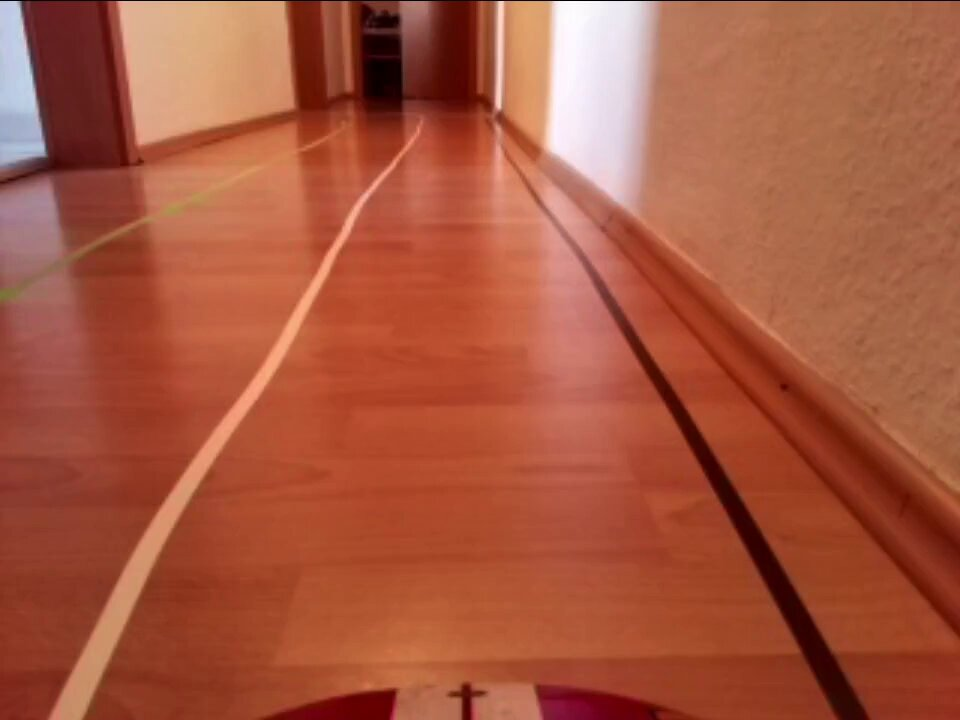
#> input picture visual_lane_detection/lane_detection_data/indoor/Flat_adjusted_000.jpg, 960 x 720 px, found by its file name; its folder holds only this picture in this run
$ python call_lanedetect_pic.py
#> lines starting #> are read from the running program, lines starting #| are printed output that depends on the picture; after the words box and inside, x2 and y2 are one past the last pixel; in counts of white or black regions, pixels touching at a corner belong together; long printed decimals are rounded
### visual_lane_detection/lanedetect_steer.py
import os
import matplotlib.pyplot as plt
import matplotlib.image as mpimg
import numpy as np
import cv2
import math
from PIL import Image, ImageEnhance

################################################################################################
#######################         defining lane detection functions        #######################
################################################################################################

def grayscale(img):
    """
    Applies the Grayscale transform.

    This will return an image with only one color channel.
    """
    return cv2.cvtColor(img, cv2.COLOR_BGR2GRAY)

# [22 lines left out: function brightness_contrast, not called in this run]

def gaussian_blur(img, kernel_size):
    """Applies a Gaussian Noise kernel."""
    return cv2.GaussianBlur(img, (kernel_size, kernel_size), 0)

def canny(img, low_threshold, high_threshold):
    """Applies the Canny transformation."""
    return cv2.Canny(img, low_threshold, high_threshold)

def region_of_interest(img, vertices, vertices_car):
    """
    Applies image masks.

    One Mask for the image on the Top and
    another at the bottom for masking the cars chassis.

    For Image mask:
    Only keeps the region of the image defined by the polygon
    formed from `vertices`. The rest of the image is set to black.

    For car mask:
    Given vertices are the size of black mask.
    """
    # defining a blank mask to start with
    mask = np.zeros_like(img)

    # defining a 3 channel or 1 channel color to fill the mask with depending on the input image
    if len(img.shape) > 2:
        channel_count = img.shape[2]
        ignore_mask_color = (255,) * channel_count
    else:
        ignore_mask_color = 255

    # filling pixels inside the polygon defined by "vertices" with the fill color
    cv2.fillPoly(mask, vertices, ignore_mask_color)

    # returning the image only where mask pixels are nonzero
    masked_image = cv2.bitwise_and(img, mask)

    # cover also the nose of the cars chassis at bottom of stream
    cv2.fillConvexPoly(masked_image, vertices_car, 0)

    return masked_image

def get_vertices(image, scope):
    """
    Applies Vertices for later masking of the stream.

    This will return a numpy array
    depending wether scope is set to car or border.
    """

    if scope == 'border':
        rows, cols = image.shape[:2]
        bottom_left  = [cols*-0.2, rows]
        top_left     = [cols*0.1, rows*0.4]
        bottom_right = [cols*1.2, rows]
        top_right    = [cols*0.9, rows*0.4]

        ver = np.array([[bottom_left, top_left, top_right, bottom_right]], dtype=np.int32)
    elif scope =='car':
        rows, cols = image.shape[:2]
        bottom_left  = [cols*0.2, rows]
        top_left     = [cols*0.4, rows*0.9]
        bottom_right = [cols*0.8, rows]
        top_right    = [cols*0.6, rows*0.9]

        ver = np.array([[bottom_left, top_left, top_right, bottom_right]], dtype=np.int32)
    return ver

def hough_lines(img, rho, theta, threshold, min_line_len, max_line_gap):
    """
    Applies Hough Lines Transformation.

    `img` should be the output of a Canny transform.

    Returns an image with hough lines drawn and
    the lines for later calculations.
    """
    lines = cv2.HoughLinesP(img, rho, theta, threshold, np.array([]), minLineLength=min_line_len, maxLineGap=max_line_gap)
    line_img = np.zeros((img.shape[0], img.shape[1], 3), dtype=np.uint8)

    return lines, line_img

def slope_lines(image,lines):
    """
    Applies slope lines.

    Input ´image´ are therefore the lines from hough transformation.

    Those were divided into two categories wether the line ist left or right.
    This will return left and right line with an array of parameters (m, c)
    of the form ´y = m * x + c´.
    """

    left_lines = [] # Like /
    right_lines = [] # Like \
    for line in lines:
        for x1,y1,x2,y2 in line:

            if x1 == x2:
                pass #Vertical Lines
            else:
                m = (y2 - y1) / (x2 - x1)
                c = y1 - m * x1

                if m < 0:
                    left_lines.append((m,c))
                elif m >= 0:
                    right_lines.append((m,c))

    left_line = np.mean(left_lines, axis=0)
    right_line = np.mean(right_lines, axis=0)

    return left_line, right_line

def slope(image, left_line, right_line):
    """
    Applies slope to an image depending on left and right line.

    This will return a image.
    """

    img = image.copy()
    poly_vertices = []
    order = [0,1,3,2]

    for slope, intercept in [left_line, right_line]:

        # getting complete height of image in y1
        rows, cols = image.shape[:2]
        y1= int(rows)

        # taking y2 upto 60% of actual height or 60% of y1
        y2= int(rows*0.6)

        # we know that equation of line is y=mx +c so we can write it x=(y-c)/m
        x1=int((y1-intercept)/slope)
        x2=int((y2-intercept)/slope)
        poly_vertices.append((x1, y1))
        poly_vertices.append((x2, y2))
        draw_lines(img, np.array([[[x1,y1,x2,y2]]]))

    poly_vertices = [poly_vertices[i] for i in order]
    cv2.fillPoly(img, pts = np.array([poly_vertices],'int32'), color = (0,255,0))

    return cv2.addWeighted(image,0.7,img,0.4,0.)

def draw_lines(img, lines, color=[255, 0, 0], thickness=10):
    """
    Applies lines to an image depending on left and right line.

    This function draws `lines` with `color` and `thickness` directly into image.
    """

    for line in lines:
        for x1,y1,x2,y2 in line:
            cv2.line(img, (x1, y1), (x2, y2), color, thickness)

def weighted_img(img, initial_img, α=0.1, β=1., γ=0.):
    """
    Applies weighted image

    The result image is computed as follows:
    initial_img * α + img * β + γ
    NOTE: initial_img and img must be the same shape!
    """

    weighted = cv2.addWeighted(initial_img, α, img, β, γ)
    return weighted

def steer(image, left_line, right_line):
    """
    Calculates Steering factor

    The result is the steering value for the model car.
    """

    # calculate center of image
    img_y, img_x = image.shape[:2]

    # middle line:
    y1 = int(img_y*0.6) # height of slope
    y2 = int(img_y)

    slope_l = (y1 - left_line[1]) / left_line[0]
    slope_r = (y1 - right_line[1]) / right_line[0]
    slope_width = (slope_r - slope_l)

    x1 = int( ( slope_width / 2) + slope_l )
    x2 = int(img_x/2)

    # if the slope width is lower 85 then we assume a false detection and don't want to steer
    if slope_width <100:
        pass
    if slope_width <85:
        return None
    else:
        steering = (x2 - x1) #/100

        return steering

################################################################################################
#############################         calling lane detection       #############################
################################################################################################

def lane_detection(image, location='indoor'):
    if location == 'outdoor':
        picture, canny, steering = lane_finding_pipeline_outdoor(image)
    elif location =='indoor':
        picture, canny, steering = lane_finding_pipeline_indoor(image)

    return picture, canny, steering

# Lane finding Pipeline indoor
def lane_finding_pipeline_indoor(image):

    # Grayscale
    gray_img = grayscale(image)
    # Gaussian Smoothing
    smoothed_img = gaussian_blur(img = gray_img, kernel_size = 3)

    ## Canny Edge Detection
    # Calculate good threshold
    med_val = np.median(smoothed_img)
    lower = int(max(0 ,0.7*med_val))
    upper = int(min(255,1.3*med_val))
    # perform canny edge detection
    canny_img = canny(img = smoothed_img, low_threshold = lower, high_threshold = upper)

    # Mask Image Within a Polygon for each environment and car
    masked_img = region_of_interest(img = canny_img, vertices = get_vertices(image, 'border'), vertices_car = get_vertices(image, 'car'))
    # Hough Transform Lines
    lines, line_img = hough_lines(img = masked_img, rho = 1, theta = np.pi/180, threshold = 20, min_line_len = 20, max_line_gap = 180)
    # draw left and right line
    left_line, right_line = slope_lines(line_img, lines)
    # draw slope between two lines
    slope_weighted_img = slope(line_img, left_line, right_line)
    # add layer with slope lines to original input image
    output = weighted_img(img = slope_weighted_img, initial_img = image, α=0.8, β=1., γ=0.)
    # mask the output image again for better interpretation of results
    canny_mask = region_of_interest(img = canny_img, vertices = get_vertices(image, 'border'), vertices_car = get_vertices(image, 'car'))
    # compute steering advice for car
    steering = steer(image, left_line, right_line)

    output = gray_img
    return output, canny_mask, steering

# Lane finding Pipeline outdoor
# [33 lines left out: function lane_finding_pipeline_outdoor, not called in this run]

### visual_lane_detection/call_lanedetect_pic.py
##########################################
#
# for testing purposes you can run this script with Data from the Drive
#
# change wether you want indoor or outdoor data in line 22
#
# the output shows the detected lane with the steering angle value (minus values for turning right and vise versa)
#
##########################################


import os
import matplotlib.pyplot as plt
import matplotlib.image as mpimg
import lanedetect_steer
import cv2
from timeit import default_timer as timer
import numpy as np

# set indoor or outdoor depending on test environment
location = 'indoor'

time = []

for image_path in list(os.listdir(f'./visual_lane_detection/lane_detection_data/{location}')):
    # start timer for speed calculation of lane detection
    start = timer()

    # call lane detection for all pictures in folder
    image = mpimg.imread(f'./visual_lane_detection/lane_detection_data/{location}/{image_path}')
#> image is the input picture: shape (720, 960, 3); mean R, G, B 167.2, 86.9, 62.8
    try:
        picture, canny, steering = lanedetect_steer.lane_detection(image, location)
#> in grayscale, `return cv2.cvtColor(img, cv2.COLOR_BGR2GRAY)`:
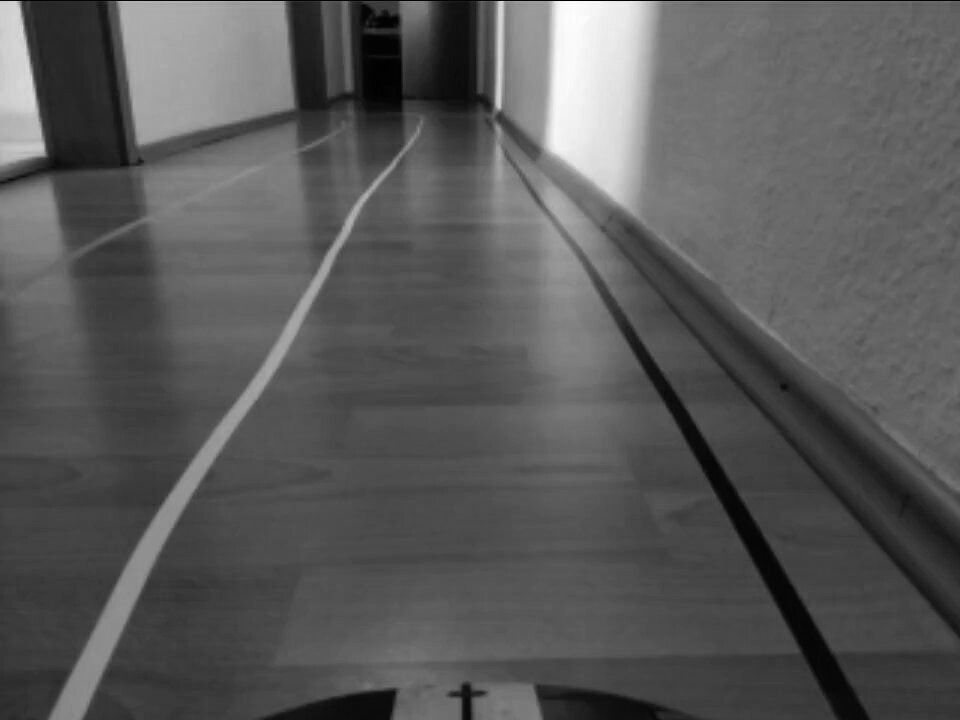
#> returned value: shape (720, 960); min 0, max 254, mean 88.8
#> in lane_finding_pipeline_indoor, `med_val = np.median(smoothed_img)`: med_val = 83
#> in lane_finding_pipeline_indoor, `lower = int(max(0 ,0.7*med_val))`: lower = 58
#> in lane_finding_pipeline_indoor, `upper = int(min(255,1.3*med_val))`: upper = 107
#> in canny, `return cv2.Canny(img, low_threshold, high_threshold)`:
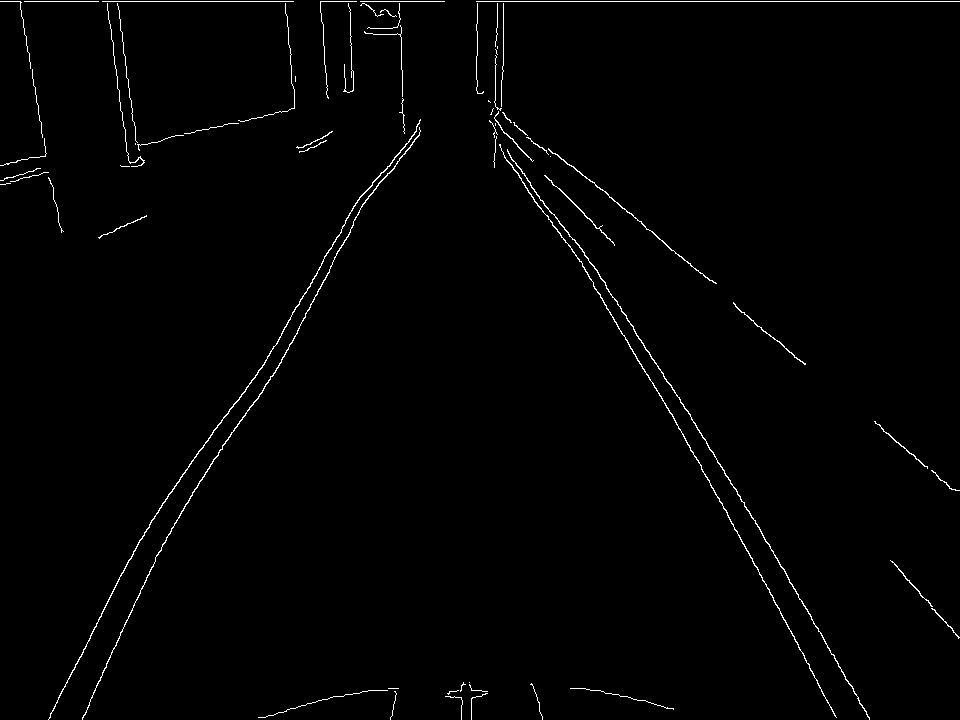
#> returned value: shape (720, 960); 1.2% white in thin lines or dots
#> in region_of_interest, `cv2.fillPoly(mask, vertices, ignore_mask_color)`:
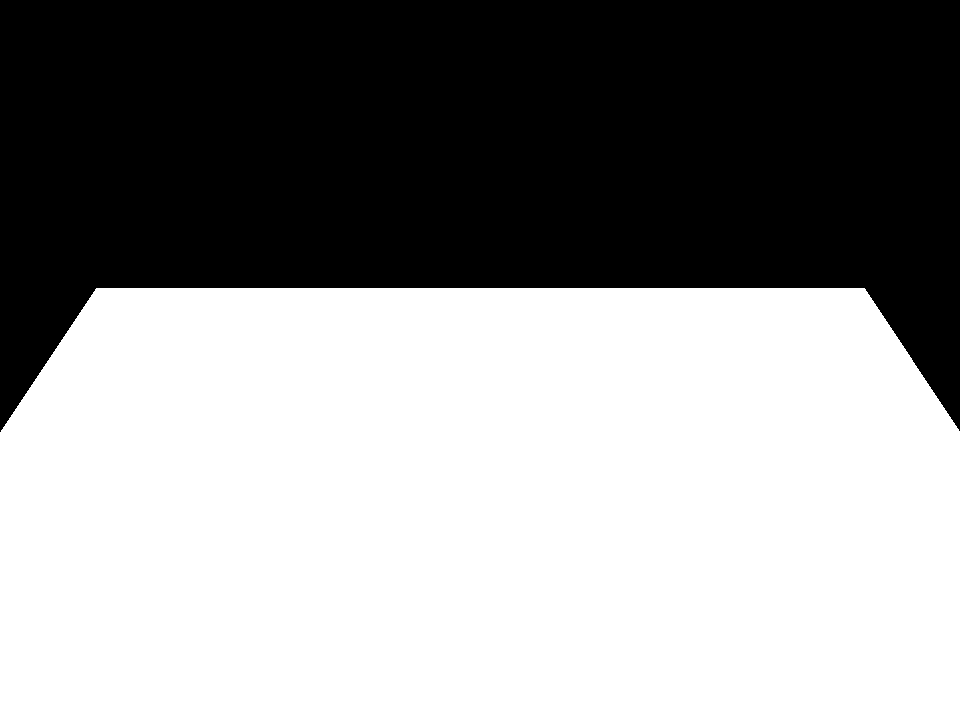
#> mask: shape (720, 960); 58% white; 1 black region, box (x1, y1, x2, y2) and area: (0, 0, 960, 432) 290280
#> in region_of_interest, `masked_image = cv2.bitwise_and(img, mask)`: masked_image: shape (720, 960); 0.5% white in thin lines or dots, all inside (x1, y1, x2, y2) = (48, 288, 960, 720)
#> in region_of_interest, `cv2.fillConvexPoly(masked_image, vertices_car, 0)`:
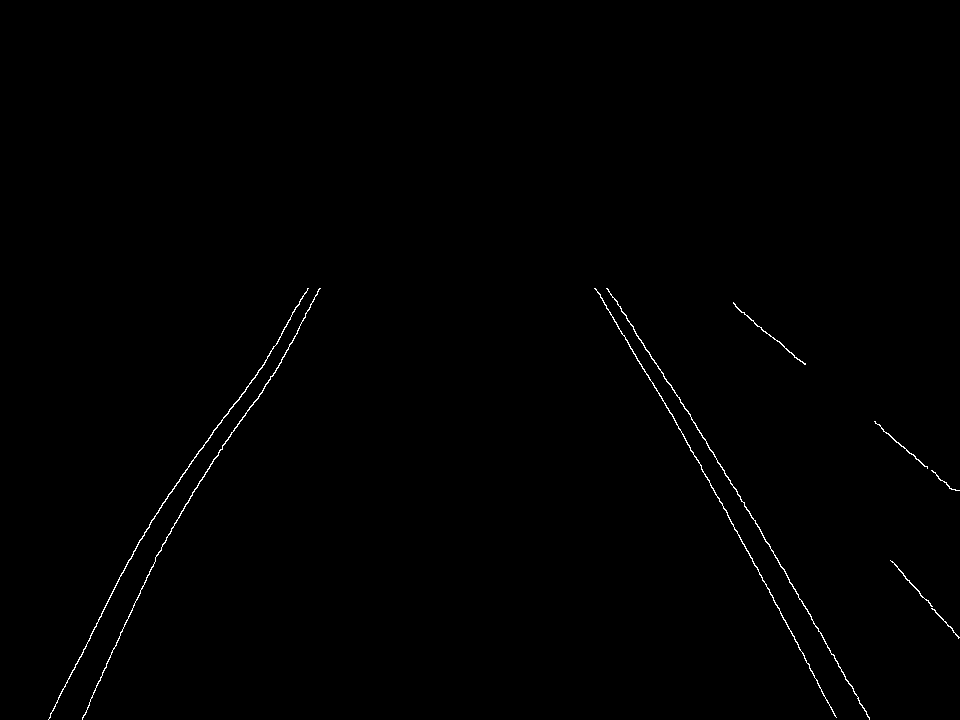
#> masked_image: shape (720, 960); 0.44% white in thin lines or dots, all inside (x1, y1, x2, y2) = (48, 288, 960, 720)
#> in hough_lines, `lines = cv2.HoughLinesP(img, rho, theta, threshold, np.array([]), minL..`: lines = 33 rows, first 6: [653, 383, 809, 665], [755, 520, 869, 718], [48, 719, 140, 539], [162, 503, 269, 355], [90, 699, 218, 424], [606, 288, 714, 454]
#> in lane_finding_pipeline_indoor, `lines, line_img = hough_lines(img = masked_img, rho = 1, theta = np.pi..`: line_img: shape (720, 960, 3); every value is 0
#> the loop in slope_lines, `for line in lines:` made 33 passes
#> line on passes 1 to 12: [[653, 383, 809, 665]], [[755, 520, 869, 718]], [[48, 719, 140, 539]], [[162, 503, 269, 355]], [[90, 699, 218, 424]], [[606, 288, 714, 454]], [[744, 502, 869, 719]], [[166, 537, 314, 299]], [[735, 306, 955, 490]], [[665, 403, 779, 608]], [[890, 560, 958, 638]], [[50, 713, 128, 560]]
#> after the loop in slope_lines, `for line in lines:`: left_lines = [(-1.96, 812.9), (-1.38, 727.1), (-2.15, 892.4), (-1.61, 803.9), (-1.96, 811.1), (-1.81, 866.5), (-1.38, 728.5), (-1.19, 704.9), (-1.61, 802.6), (-2.14, 893.8), (-1.72, 817.1), (-1.96, 813.9), (-1.79, 862.3), (-1.16, 694.4), (-1.72, 818), (-1.61, 805.3)]; right_lines = [(1.81, -797.4), (1.74, -791.3), (1.54, -643.4), (1.74, -789.6), (0.836, -308.7), (1.8, -792.8), (1.15, -460.9), (1.84, -820.2), (1.73, -779.6), (1.55, -650.6), (1.61, -665.5), (0.841, -311.7), (1.71, -763.1), (1.14, -452.8), (1.67, -705.5), (0.84, -313), (1.78, -776.4)]
#> in slope_lines, `left_line = np.mean(left_lines, axis=0)`: left_line = [-1.7, 803.4]
#> in slope_lines, `right_line = np.mean(right_lines, axis=0)`: right_line = [1.49, -636.6]
#> in lane_finding_pipeline_indoor, `left_line, right_line = slope_lines(line_img, lines)`: left_line = [-1.7, 803.4]; right_line = [1.49, -636.6]
#> the loop in slope, `for slope, intercept in [left_line, right_line]:` made 2 passes
#> (slope, intercept, rows, cols, y1, y2, x1, x2) on passes 1 to 2: (-1.7, 803.4, 720, 960, 720, 432, 49, 218), (1.49, -636.6, 720, 960, 720, 432, 911, 718)
#> after the loop in slope, `for slope, intercept in [left_line, right_line]:`:
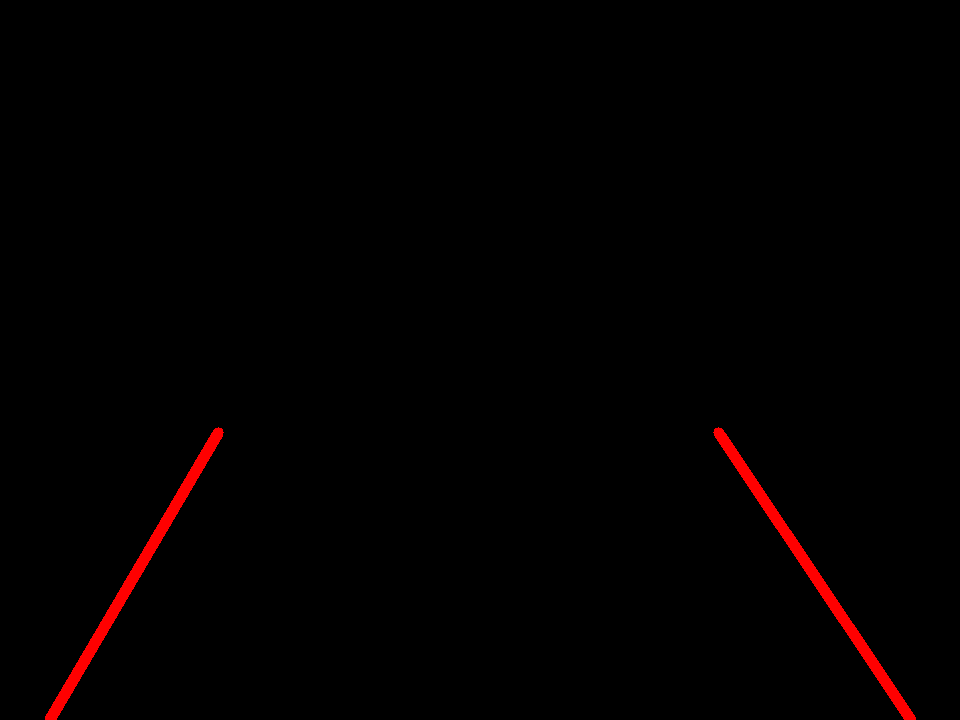
#> img: shape (720, 960, 3); mean of channels 0, 1, 2 2.8, 0, 0; drawn as R, G, B
#> after the loop in slope, `for slope, intercept in [left_line, right_line]:`: poly_vertices = [(49, 720), (218, 432), (911, 720), (718, 432)]
#> in slope, `poly_vertices = [poly_vertices[i] for i in order]`: poly_vertices = [(49, 720), (218, 432), (718, 432), (911, 720)]
#> in weighted_img, `weighted = cv2.addWeighted(initial_img, α, img, β, γ)`:
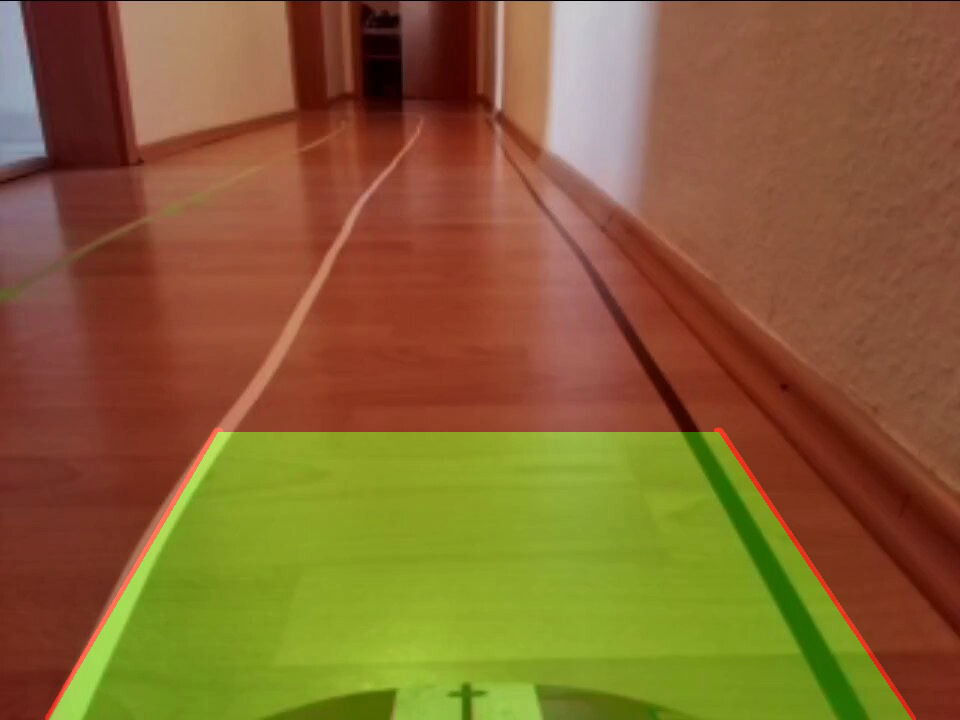
#> weighted: shape (720, 960, 3); mean R, G, B 134.2, 98.5, 50.2
#> in region_of_interest (call 2), `mask = np.zeros_like(img)`: mask: shape (720, 960); every value is 0
#> in steer, `slope_l = (y1 - left_line[1]) / left_line[0]`: slope_l = 218.9
#> in steer, `slope_r = (y1 - right_line[1]) / right_line[0]`: slope_r = 718.3
#> in steer, `slope_width = (slope_r - slope_l)`: slope_width = 499.4
#> in steer, `x1 = int( ( slope_width / 2) + slope_l )`: x1 = 468
#> in steer, `steering = (x2 - x1)`: steering = 12
#> steering = 12
    except Exception:
        continue

    # end timer, save required time
    end = timer()
    time.append(float(end - start))

    # plot outputs
    fig = plt.figure(figsize=(20, 10),num=f'{image_path}')
    ax = fig.add_subplot(1, 2, 1,xticks=[], yticks=[])
    plt.imshow(image)
    ax.set_title("canny transformation")
    ax = fig.add_subplot(1, 2, 2,xticks=[], yticks=[])
    plt.imshow(picture)
    ax.set_title(f"Output Image - Steering: {steering}")
    plt.show()

    # by pressing 'q' you jump to the next picture
    if 0xFF == ord('q'):
        break

# calculate average time of lane detection data pipeline
print('durchschnittliche Zeit: ' + str(np.mean(time)))
#| durchschnittliche Zeit: 0.6069
